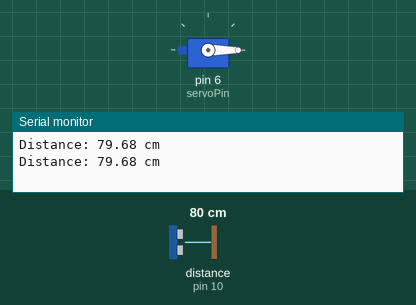
Simulated run of this sketch. Board: Arduino Uno, built with avr-gcc and run on an emulated ATmega328P. Parts: servo, the last lines printed to the serial monitor. Wiring (inferred from the names in the program): ultrasonic range finder: trigger pin 9; echo pin 10. The inputs (shaded band) are chosen by the test bench; at power-on: distance to the obstacle (sensor on pin 10) 80 cm. The echo pulse lasts 58.3 µs per cm.

Above: at 3.8 s.
3.9 s: distance to the obstacle (sensor on pin 10) set to 22 cm
7.8 s: distance to the obstacle (sensor on pin 10) set to 19 cm
At 9.5 s:
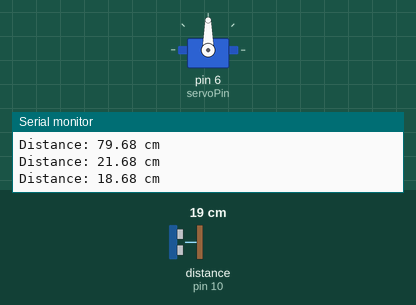
11.7 s: distance to the obstacle (sensor on pin 10) set to 35 cm
At 13.1 s:
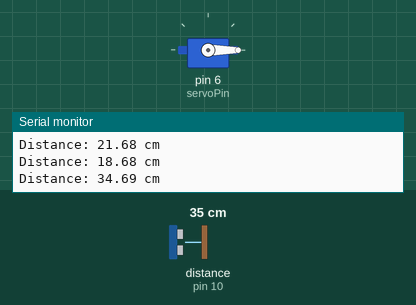
15.6 s: distance to the obstacle (sensor on pin 10) set to 2 cm
At 19.1 s:
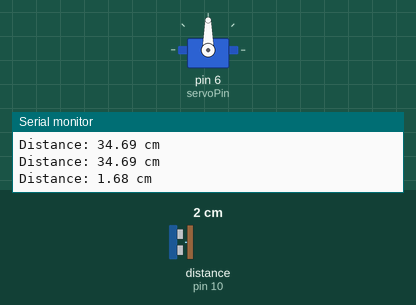
Timing chart, 0 to 20.5 s (numbered marks = the images above; inputs shaded):
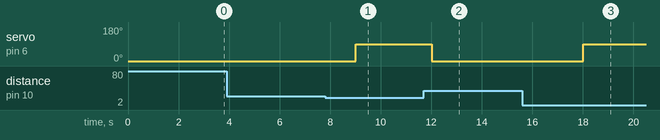

The sketch:

auto_dustbin.ino
```cpp
#include <Servo.h>

Servo myServo;

const int trigPin = 9;
const int echoPin = 10;
const int servoPin = 6;

long duration;
float distance;

void setup() {
  pinMode(trigPin, OUTPUT);
  pinMode(echoPin, INPUT);

  myServo.attach(servoPin);

  // Starting position
  myServo.write(0);

  Serial.begin(9600);
}

void loop() {

  // Send ultrasonic pulse
  digitalWrite(trigPin, LOW);
  delayMicroseconds(2);

  digitalWrite(trigPin, HIGH);
  delayMicroseconds(10);

  digitalWrite(trigPin, LOW);

  // Receive echo
  duration = pulseIn(echoPin, HIGH);

  // Calculate distance in cm
  distance = duration * 0.0343 / 2;

  Serial.print("Distance: ");
  Serial.print(distance);
  Serial.println(" cm");

  // Object detected within 20 cm
  if (distance <= 20 && distance > 0) {
    myServo.write(90);
  }

  // Object is farther than 20 cm
  else {
    myServo.write(0);
  }

  delay(3000);
}
```

Measured:
- the behaviour switches between 21 and 20 cm on distance to the obstacle (sensor on pin 10) (found by bisection; images 0 and 1)
- after the input at 7.8 s, servo on pin 6 (servoPin): 0° → 90° after 1.2 s
- after the input at 11.7 s, servo on pin 6 (servoPin): 90° → 0° after 0.32 s
- after the input at 15.6 s, servo on pin 6 (servoPin): 0° → 90° after 2.4 s
